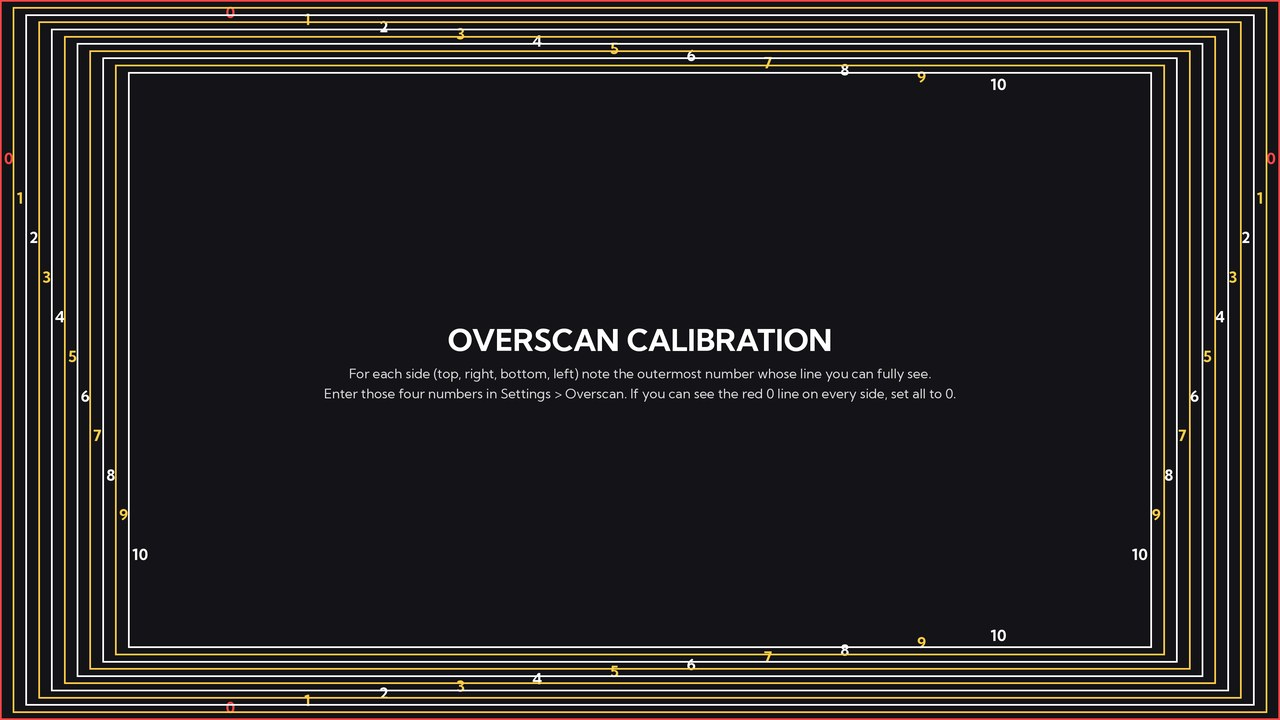
#> input picture docs/images/calibration-grid.jpg, 1280 x 720 px
$ python -i library.py   (imports and definitions only)
#> lines starting #> are read from the running program, lines starting #| are printed output that depends on the picture
"""Library: folders, images, sidecars."""
import os, json, re, shutil
from . import config
from PIL import Image as _I
from PIL import Image
_I.MAX_IMAGE_PIXELS = 400_000_000

def _safe(rel):
    p = os.path.normpath(os.path.join(config.ROOT, rel))
    if not p.startswith(os.path.normpath(config.ROOT) + os.sep):
        raise ValueError("bad path")
    return p

def abspath(img_id):
    return _safe(img_id)

# [15 lines left out: functions folders, images, not called in this run]

def sidecar_path(img_id):
    return os.path.splitext(abspath(img_id))[0] + ".json"

# [27 lines left out: functions load_sidecar, save_sidecar, patch_sidecar, create_folder, not called in this run]

_PHONE = re.compile(r"\s*[\(\[]?\+?\d[\d\s().\-]{7,}\d[\)\]]?\s*$")

# [199 lines left out: functions _dms, geocode, exif_fields, exif_sidecar, geocode_image, fill_location_names and 7 more, not called in this run]

# ---- files dropped into the folders from outside the add-on (SMB, scripts, sync tools) ----
CONVERT_EXT = (".heic", ".heif", ".webp", ".tif", ".tiff", ".bmp")
SETTLE_S = 15          # ignore files modified in the last N seconds (still being copied)

# [49 lines left out: functions _settled, scan, not called in this run]


# ---- automatic backups of sidecars + settings ----
def backup_dir():
    d = _safe("_backups"); os.makedirs(d, exist_ok=True); return d

# [24 lines left out: functions list_backups, backup_all, not called in this run]


# ---- image facts (size, perceptual hash) cached in DATA/imgcache.json: low-res warning + duplicate detection ----
import threading as _th
_ic_lock = _th.Lock()
_ic = {}

# [7 lines left out: function _ic_load, not called in this run]

COLOR_HEX = {"red": "#c0392b", "orange": "#e67e22", "yellow": "#f1c40f", "green": "#3c9a4f", "teal": "#1aa6a6", "blue": "#2f6fd0",
             "purple": "#7d4cc2", "pink": "#e07aa8", "brown": "#7a5130", "black": "#1b1b1b", "gray": "#8a8a8a", "white": "#f2f2f2"}

# [23 lines left out: function _colors, not called in this run]

def image_facts(img_id, need_col=True):
    """{w, h, dh (64-bit difference hash as hex)} for an image, cached until the file changes."""
    from PIL import ImageOps
    p = abspath(img_id)
    st = os.stat(p)
    with _ic_lock:
        _ic_load()
        e = _ic.get(img_id)
        if e and e.get("m") == st.st_mtime and e.get("s") == st.st_size and (e.get("col") or not need_col):
            return e
    im = Image.open(p)
    w, h = im.size
    im.draft("L", (256, 256))
    sm = ImageOps.exif_transpose(im).convert("L").resize((9, 8), Image.LANCZOS)
    px = list(sm.getdata())
    bits = 0
    for r in range(8):
        for c in range(8):
            bits = (bits << 1) | (1 if px[r * 9 + c] > px[r * 9 + c + 1] else 0)
    try:
        im2 = Image.open(p); im2.draft("RGB", (320, 320))
        col = _colors(ImageOps.exif_transpose(im2))
    except Exception:
        col = {"n": [], "h": None, "l": 50}
    e = {"m": st.st_mtime, "s": st.st_size, "w": w, "h": h, "dh": "%016x" % bits, "col": col}
    with _ic_lock:
        _ic[img_id] = e
    return e

# [23 lines left out: functions save_image_cache, warm_facts, not called in this run]

def is_low_res(img_id):
    try:
        e = image_facts(img_id, need_col=False)
        return e["w"] < 1920 or e["h"] < 1080
    except Exception:
        return False

# [21 lines left out: functions dhash_image, source_of, not called in this run]

def _ham(a, b):
    return bin(int(a, 16) ^ int(b, 16)).count("1")

def all_images():
    return [i for fo in folders() for i in images(fo["name"])]

# [43 lines left out: functions find_duplicates, duplicate_of, not called in this run]


DEFAULT_FOLDERS = ("Art", "Photos")


# [101 lines left out: functions ensure_default_folders, _retarget, migrate_folder_case, rename_mood, refresh_exif, not called in this run]

>>> import cv2
>>> picture = cv2.imread('../../docs/images/calibration-grid.jpg', cv2.IMREAD_GRAYSCALE)
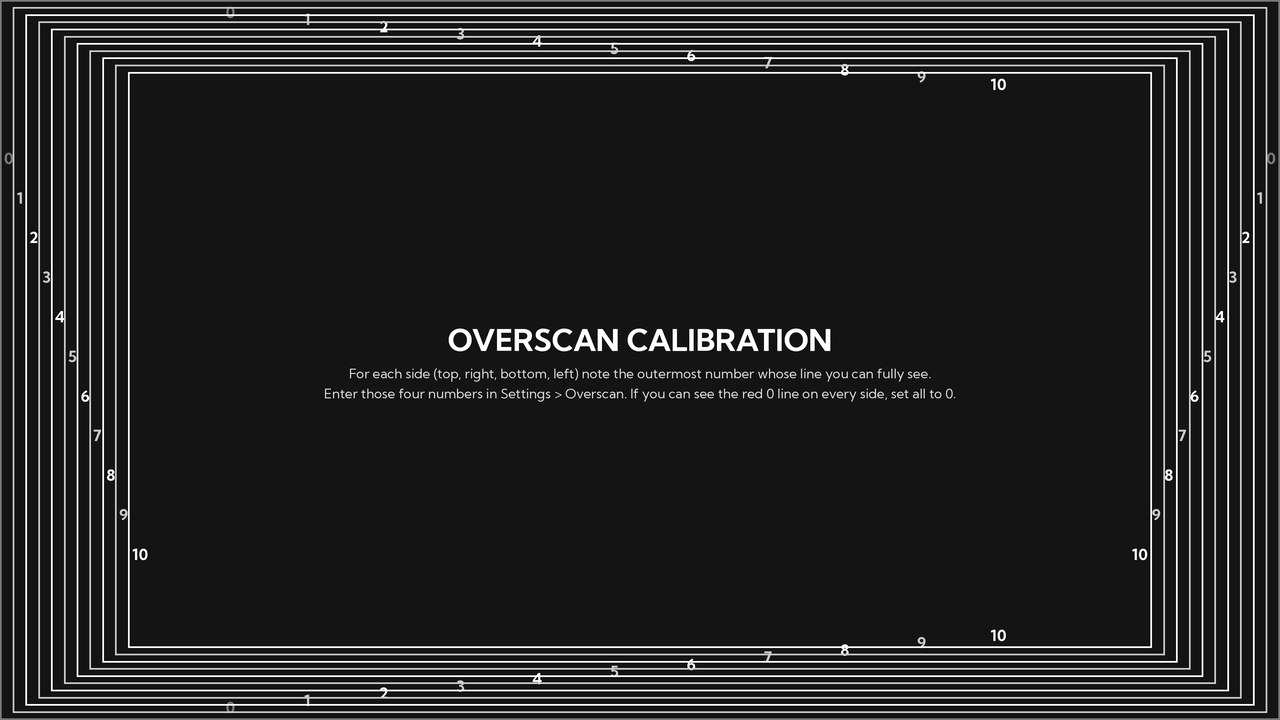
#> picture: shape (720, 1280); min 0, max 255, mean 36
>>> result = is_low_res(picture)
#> result = False
